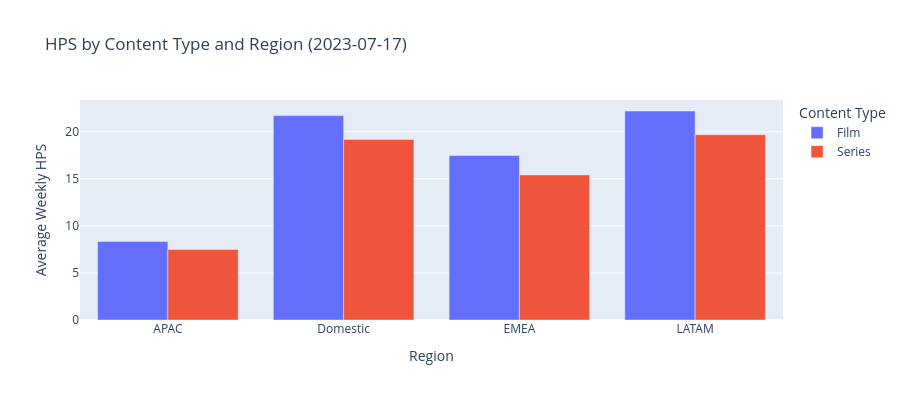

The code cell stored with this chart in its notebook:
### Markdown cell above
### 5.2 Content Type Comparison

### Code cell
# 2. HPS by Content Type and Region (Grouped Bar Chart)
def create_content_type_hps_snapshot(weekly_content_type_data, date_str, selected_regions):
    """
    Creates a grouped bar chart showing HPS by Content Type and Region.
    
    Parameters:
    -----------
    weekly_content_type_data : pandas DataFrame
        DataFrame with weekly HPS data by content type
    date_str : str
        Date to create the snapshot for (YYYY-MM-DD format)
    selected_regions : list
        List of regions to include in the visualization
    
    Returns:
    --------
    plotly figure object
        The grouped bar chart visualization
    """
    # Filter data for the specified date and regions
    filtered_df = weekly_content_type_data[
        (weekly_content_type_data['business_date'] == date_str) &
        (weekly_content_type_data['region'].isin(selected_regions))
    ]
    
    # Create the grouped bar chart
    fig = px.bar(
        filtered_df,
        x='region',          # X-axis shows regions
        y='avg_weekly_hps',  # Y-axis shows the HPS metric
        color='content_type', # Group and color by content type
        barmode='group',     # Display bars side-by-side instead of stacked
        title=f'HPS by Content Type and Region ({date_str})'
    )
    
    # Customize layout
    fig.update_layout(
        yaxis_title='Average Weekly HPS',
        xaxis_title='Region',
        legend_title='Content Type',
        height=400,

    )
    
    return fig

## Interactive Plot
create_content_type_hps_snapshot(weekly_hps_by_content_type, '2023-07-17',['APAC', 'Domestic', 'EMEA', 'LATAM'])

## Plot Reference Image
# display(Image('assets/content_type_hps_snapshot.jpeg', width=1000))  # Control the width

### Figure 1 — Plotly figure (JSON) as saved in the notebook; plotly's stock layout.template omitted (floating-point values rounded to 4 significant figures)
{"data": [{"alignmentgroup": "True", "hovertemplate": "content_type=Film<br>region=%{x}<br>avg_weekly_hps=%{y}<extra></extra>", "legendgroup": "Film", "marker": {"color": "#636efa", "pattern": {"shape": ""}}, "name": "Film", "offsetgroup": "Film", "orientation": "v", "showlegend": true, "textposition": "auto", "type": "bar", "x": ["APAC", "Domestic", "EMEA", "LATAM"], "xaxis": "x", "y": [8.347, 21.71, 17.48, 22.2], "yaxis": "y"}, {"alignmentgroup": "True", "hovertemplate": "content_type=Series<br>region=%{x}<br>avg_weekly_hps=%{y}<extra></extra>", "legendgroup": "Series", "marker": {"color": "#EF553B", "pattern": {"shape": ""}}, "name": "Series", "offsetgroup": "Series", "orientation": "v", "showlegend": true, "textposition": "auto", "type": "bar", "x": ["APAC", "Domestic", "EMEA", "LATAM"], "xaxis": "x", "y": [7.492, 19.18, 15.42, 19.69], "yaxis": "y"}], "layout": {"barmode": "group", "height": 400, "legend": {"title": {"text": "Content Type"}, "tracegroupgap": 0}, "title": {"text": "HPS by Content Type and Region (2023-07-17)"}, "xaxis": {"anchor": "y", "domain": [0, 1], "title": {"text": "Region"}}, "yaxis": {"anchor": "x", "domain": [0, 1], "title": {"text": "Average Weekly HPS"}}}}
